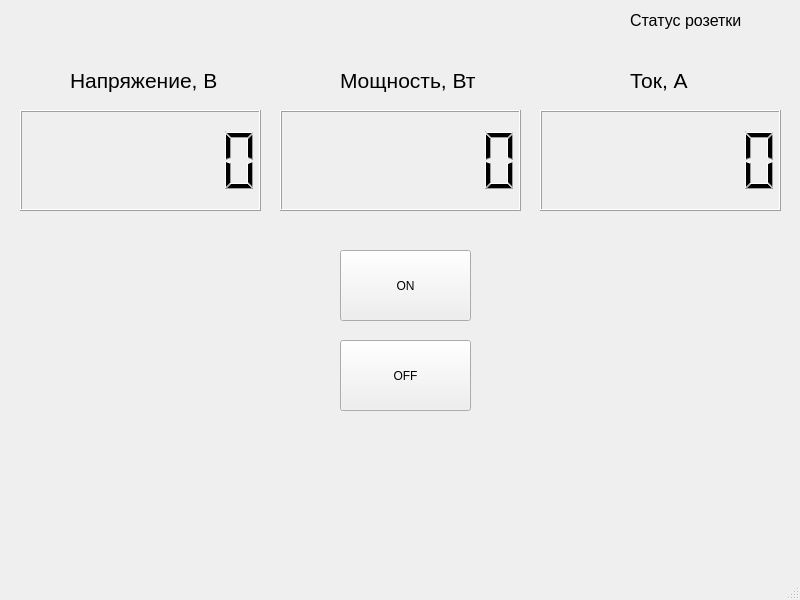
<?xml version="1.0" encoding="UTF-8"?>
<ui version="4.0">
 <class>MainWindow</class>
 <widget class="QMainWindow" name="MainWindow">
  <property name="geometry">
   <rect>
    <x>0</x>
    <y>0</y>
    <width>800</width>
    <height>600</height>
   </rect>
  </property>
  <property name="windowTitle">
   <string>MainWindow</string>
  </property>
  <widget class="QWidget" name="centralwidget">
   <widget class="QLCDNumber" name="lcdVoltage">
    <property name="geometry">
     <rect>
      <x>20</x>
      <y>110</y>
      <width>241</width>
      <height>101</height>
     </rect>
    </property>
    <property name="digitCount">
     <number>7</number>
    </property>
   </widget>
   <widget class="QPushButton" name="onButton">
    <property name="geometry">
     <rect>
      <x>340</x>
      <y>250</y>
      <width>131</width>
      <height>71</height>
     </rect>
    </property>
    <property name="text">
     <string>ON</string>
    </property>
   </widget>
   <widget class="QPushButton" name="offButton">
    <property name="geometry">
     <rect>
      <x>340</x>
      <y>340</y>
      <width>131</width>
      <height>71</height>
     </rect>
    </property>
    <property name="text">
     <string>OFF</string>
    </property>
   </widget>
   <widget class="QLCDNumber" name="lcdPower">
    <property name="geometry">
     <rect>
      <x>280</x>
      <y>110</y>
      <width>241</width>
      <height>101</height>
     </rect>
    </property>
    <property name="digitCount">
     <number>7</number>
    </property>
   </widget>
   <widget class="QLCDNumber" name="lcdAmperage">
    <property name="geometry">
     <rect>
      <x>540</x>
      <y>110</y>
      <width>241</width>
      <height>101</height>
     </rect>
    </property>
    <property name="digitCount">
     <number>7</number>
    </property>
   </widget>
   <widget class="QLabel" name="label">
    <property name="geometry">
     <rect>
      <x>70</x>
      <y>60</y>
      <width>161</width>
      <height>41</height>
     </rect>
    </property>
    <property name="font">
     <font>
      <pointsize>16</pointsize>
     </font>
    </property>
    <property name="text">
     <string>Напряжение, В</string>
    </property>
   </widget>
   <widget class="QLabel" name="label_2">
    <property name="geometry">
     <rect>
      <x>340</x>
      <y>60</y>
      <width>141</width>
      <height>41</height>
     </rect>
    </property>
    <property name="font">
     <font>
      <pointsize>16</pointsize>
     </font>
    </property>
    <property name="text">
     <string>Мощность, Вт</string>
    </property>
   </widget>
   <widget class="QLabel" name="label_3">
    <property name="geometry">
     <rect>
      <x>630</x>
      <y>60</y>
      <width>71</width>
      <height>41</height>
     </rect>
    </property>
    <property name="font">
     <font>
      <pointsize>16</pointsize>
     </font>
    </property>
    <property name="text">
     <string>Ток, А</string>
    </property>
   </widget>
   <widget class="QLabel" name="statusLabel">
    <property name="geometry">
     <rect>
      <x>630</x>
      <y>0</y>
      <width>161</width>
      <height>41</height>
     </rect>
    </property>
    <property name="font">
     <font>
      <pointsize>12</pointsize>
     </font>
    </property>
    <property name="text">
     <string>Статус розетки</string>
    </property>
   </widget>
  </widget>
  <widget class="QMenuBar" name="menubar">
   <property name="geometry">
    <rect>
     <x>0</x>
     <y>0</y>
     <width>800</width>
     <height>21</height>
    </rect>
   </property>
  </widget>
  <widget class="QStatusBar" name="statusbar"/>
 </widget>
 <resources/>
 <connections/>
</ui>
